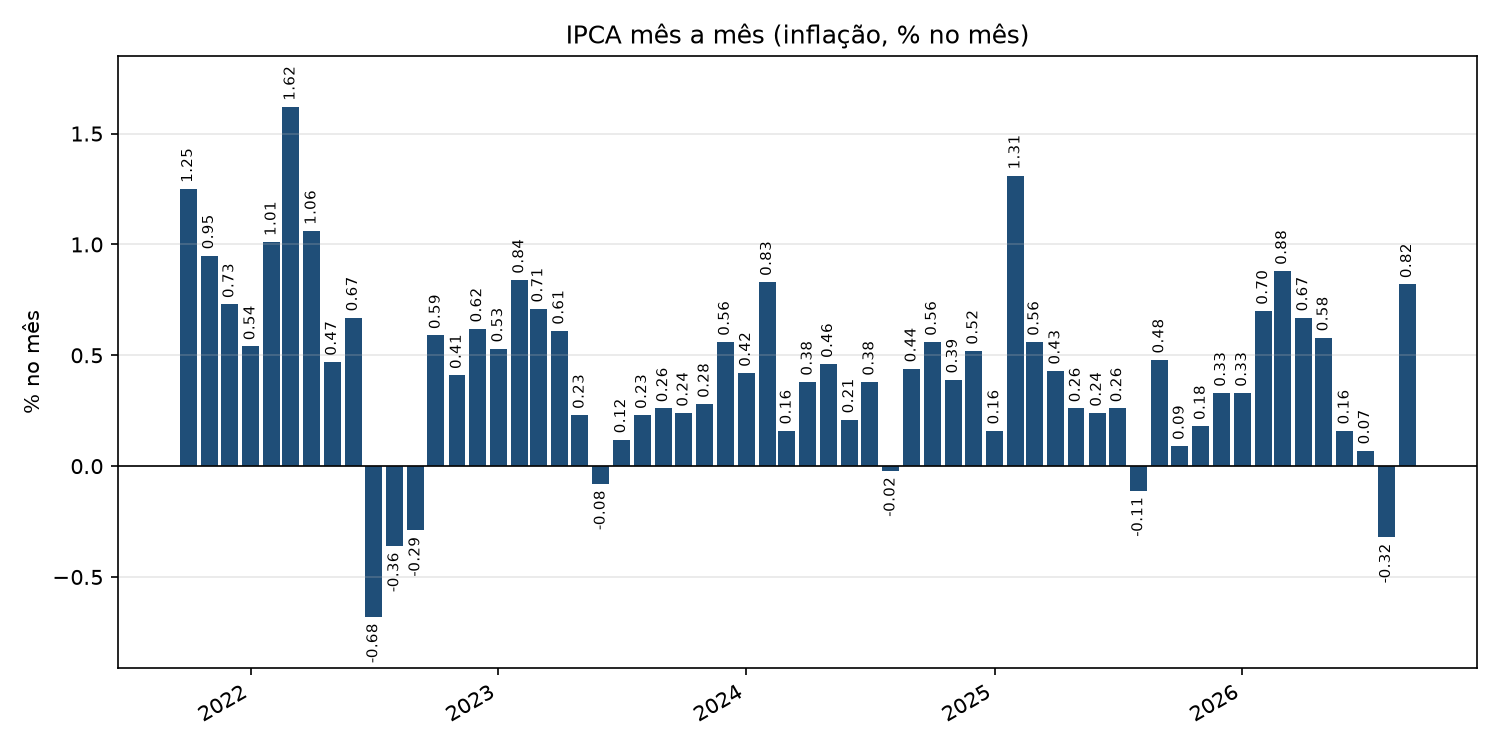

Generate this figure with Python:
"""Gera o gráfico do IPCA mês a mês a partir do CSV criado pelo main.py.

Para rodar (depois de rodar python main.py pelo menos uma vez):

    python grafico_ipca.py
"""

import matplotlib.pyplot as plt
import pandas as pd

CAMINHO_CSV = "data/indicadores_mensais.csv"
CAMINHO_IMAGEM = "grafico_ipca.png"


def plotar_ipca(tabela_mensal: pd.DataFrame, caminho_imagem: str) -> None:
    """Desenha o IPCA de cada mês em barras e salva a imagem em PNG.

    Args:
        tabela_mensal: tabela com o mês (dia 1) no índice e a coluna 'ipca'.
        caminho_imagem: onde salvar o PNG, por exemplo "grafico_ipca.png".
    """
    fig, ax = plt.subplots(figsize=(10, 5))

    # Uma barra por mês. O width é em dias: 25 deixa as barras largas, com um
    # pequeno espaço entre uma e outra.
    barras = ax.bar(tabela_mensal.index, tabela_mensal['ipca'], width=25, color='#1F4E78')

    # Escreve o valor de cada mês em cima da barra, na vertical para caber.
    ax.bar_label(barras, fmt='%.2f', rotation=90, fontsize=7, padding=3)

    ax.set_title('IPCA mês a mês (inflação, % no mês)')
    ax.set_ylabel('% no mês')
    ax.grid(axis='y', alpha=0.3)
    ax.axhline(0, color='black', linewidth=0.8)
    fig.autofmt_xdate()
    fig.tight_layout()
    ax.margins(y=0.1)

    fig.savefig(caminho_imagem, dpi=150)
    plt.show()


if __name__ == "__main__":
    df = pd.read_csv(CAMINHO_CSV, index_col='data', parse_dates=True)
    plotar_ipca(df, CAMINHO_IMAGEM)
